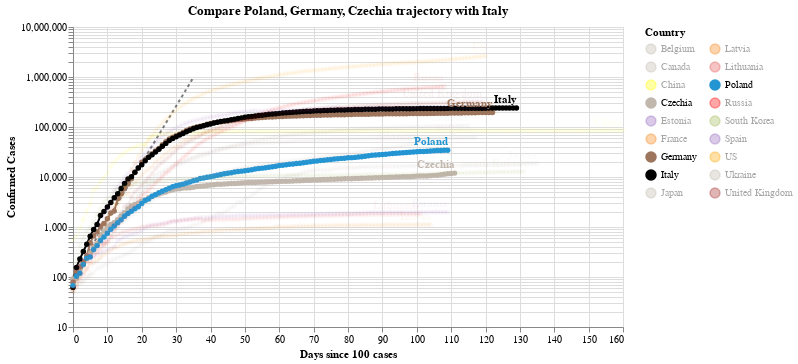

Write notebook code for a chart like this one.
### Code cell
#hide_input
chart2 = make_since_chart(dff2,['Poland', 'Germany', 'Czechia'], baseline_countries)
chart2

### Figure 1 — Vega-Lite specification as saved in the notebook (floating-point values rounded to 4 significant figures; data arrays with more than 128 entries replaced by an {"elided": "..."} marker saying what was removed)
{"config": {"view": {"continuousWidth": 400, "continuousHeight": 300}}, "layer": [{"data": {"name": "data-628230001892d6798b50651be41d1b3e"}, "mark": {"type": "line", "color": "black", "opacity": 0.5, "strokeDash": [3, 3]}, "encoding": {"x": {"type": "quantitative", "field": "Days since 100 cases"}, "y": {"type": "quantitative", "field": "Confirmed Cases"}}}, {"data": {"name": "data-52ba9731a129cdaae86f017e60f22262"}, "mark": {"type": "line", "point": true}, "encoding": {"color": {"type": "nominal", "field": "Country", "legend": {"columns": 2}, "scale": {"domain": ["Belgium", "Canada", "China", "Czechia", "Estonia", "France", "Germany", "Italy", "Japan", "Latvia", "Lithuania", "Poland", "Russia", "South Korea", "Spain", "US", "Ukraine", "United Kingdom"], "range": ["#C1B7AD", "#C1B7AD", "yellow", "#C1B7AD", "#9467bd", "#F58518", "#9D755D", "black", "#C1B7AD", "#F58518", "#E45756", "#2495D3", "red", "#A1BA59", "#9467bd", "orange", "#C1B7AD", "brown"]}}, "opacity": {"condition": {"value": 1, "selection": "selector002"}, "value": 0.05}, "tooltip": [{"type": "nominal", "field": "Country"}, {"type": "temporal", "field": "Date"}, {"type": "quantitative", "field": "Confirmed Cases"}, {"type": "quantitative", "field": "Days since 100 cases"}], "x": {"type": "quantitative", "field": "Days since 100 cases"}, "y": {"type": "quantitative", "field": "Confirmed Cases", "scale": {"type": "log"}}}, "selection": {"selector002": {"type": "multi", "fields": ["Country"], "bind": "legend", "init": [{"Country": "Poland"}, {"Country": "Germany"}, {"Country": "Czechia"}, {"Country": "Italy"}]}}, "width": 550}, {"data": {"name": "data-52ba9731a129cdaae86f017e60f22262"}, "mark": {"type": "text", "align": "right", "dy": -8, "fontWeight": "bold"}, "encoding": {"color": {"type": "nominal", "field": "Country", "legend": {"columns": 2}, "scale": {"domain": ["Belgium", "Canada", "China", "Czechia", "Estonia", "France", "Germany", "Italy", "Japan", "Latvia", "Lithuania", "Poland", "Russia", "South Korea", "Spain", "US", "Ukraine", "United Kingdom"], "range": ["#C1B7AD", "#C1B7AD", "yellow", "#C1B7AD", "#9467bd", "#F58518", "#9D755D", "black", "#C1B7AD", "#F58518", "#E45756", "#2495D3", "red", "#A1BA59", "#9467bd", "orange", "#C1B7AD", "brown"]}}, "opacity": {"condition": {"value": 1, "selection": "selector002"}, "value": 0.05}, "text": {"type": "nominal", "field": "Country"}, "tooltip": [{"type": "nominal", "field": "Country"}, {"type": "temporal", "field": "Date"}, {"type": "quantitative", "field": "Confirmed Cases"}, {"type": "quantitative", "field": "Days since 100 cases"}], "x": {"type": "quantitative", "field": "Days since 100 cases"}, "y": {"type": "quantitative", "field": "Confirmed Cases", "scale": {"type": "log"}}}, "transform": [{"filter": "(datum['Date'] >= 1593475200000)"}], "width": 550}], "title": "Compare Poland, Germany, Czechia trajectory with Italy", "$schema": "https://vega.github.io/schema/vega-lite/v4.0.2.json", "datasets": {"data-628230001892d6798b50651be41d1b3e": [{"Days since 100 cases": 0, "Confirmed Cases": 100.0}, {"Days since 100 cases": 1, "Confirmed Cases": 130.0}, {"Days since 100 cases": 2, "Confirmed Cases": 169.0}, {"Days since 100 cases": 3, "Confirmed Cases": 219.7}, {"Days since 100 cases": 4, "Confirmed Cases": 285.6}, {"Days since 100 cases": 5, "Confirmed Cases": 371.3}, {"Days since 100 cases": 6, "Confirmed Cases": 482.7}, {"Days since 100 cases": 7, "Confirmed Cases": 627.5}, {"Days since 100 cases": 8, "Confirmed Cases": 815.7}, {"Days since 100 cases": 9, "Confirmed Cases": 1060.0}, {"Days since 100 cases": 10, "Confirmed Cases": 1379.0}, {"Days since 100 cases": 11, "Confirmed Cases": 1792.0}, {"Days since 100 cases": 12, "Confirmed Cases": 2330.0}, {"Days since 100 cases": 13, "Confirmed Cases": 3029.0}, {"Days since 100 cases": 14, "Confirmed Cases": 3937.0}, {"Days since 100 cases": 15, "Confirmed Cases": 5119.0}, {"Days since 100 cases": 16, "Confirmed Cases": 6654.0}, {"Days since 100 cases": 17, "Confirmed Cases": 8650.0}, {"Days since 100 cases": 18, "Confirmed Cases": 11250.0}, {"Days since 100 cases": 19, "Confirmed Cases": 14620.0}, {"Days since 100 cases": 20, "Confirmed Cases": 19000.0}, {"Days since 100 cases": 21, "Confirmed Cases": 24710.0}, {"Days since 100 cases": 22, "Confirmed Cases": 32120.0}, {"Days since 100 cases": 23, "Confirmed Cases": 41750.0}, {"Days since 100 cases": 24, "Confirmed Cases": 54280.0}, {"Days since 100 cases": 25, "Confirmed Cases": 70560.0}, {"Days since 100 cases": 26, "Confirmed Cases": 91730.0}, {"Days since 100 cases": 27, "Confirmed Cases": 119300.0}, {"Days since 100 cases": 28, "Confirmed Cases": 155000.0}, {"Days since 100 cases": 29, "Confirmed Cases": 201500.0}, {"Days since 100 cases": 30, "Confirmed Cases": 262000.0}, {"Days since 100 cases": 31, "Confirmed Cases": 340600.0}, {"Days since 100 cases": 32, "Confirmed Cases": 442800.0}, {"Days since 100 cases": 33, "Confirmed Cases": 575600.0}, {"Days since 100 cases": 34, "Confirmed Cases": 748300.0}, {"Days since 100 cases": 35, "Confirmed Cases": 972800.0}], "data-52ba9731a129cdaae86f017e60f22262": {"elided": "2152 records"}}}
